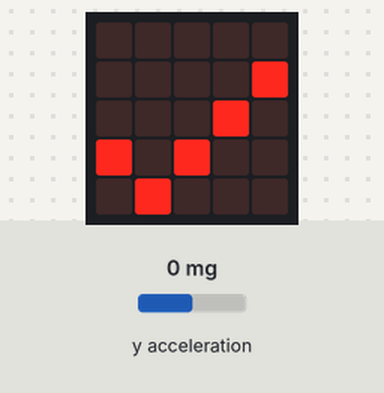
Bench run of a program on a simulated BBC micro:bit (MakeCode). Parts: the board's 5×5 LED display. The test bench sets the inputs (shaded band); at power-on: y acceleration 0 mg.

Above: at 1.2 s.
1.3 s: y acceleration set to -90 mg
3.0 s: y acceleration set to -109 mg
At 4.3 s:
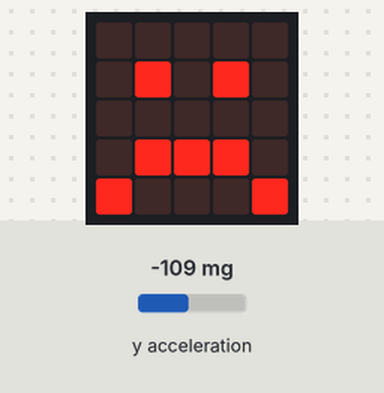
4.6 s: y acceleration set to 750 mg
At 5.6 s:
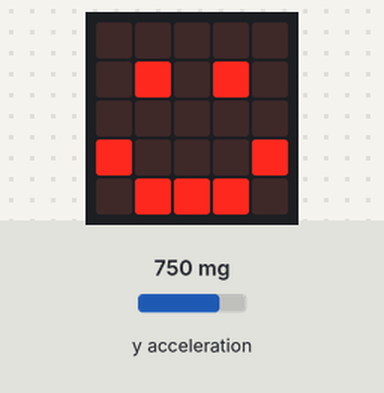
6.4 s: y acceleration set to 110 mg
8.0 s: y acceleration set to 96 mg
At 9.2 s:
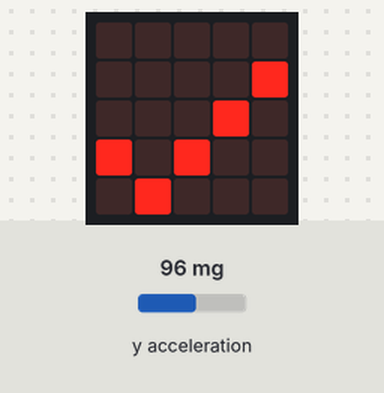
9.5 s: y acceleration set to -1440 mg
At 10.4 s:
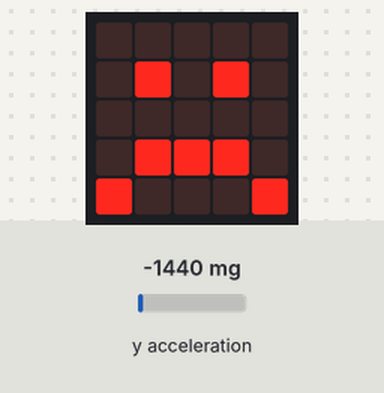
Timing chart, 0 to 12.4 s (numbered marks = the images above; inputs shaded):
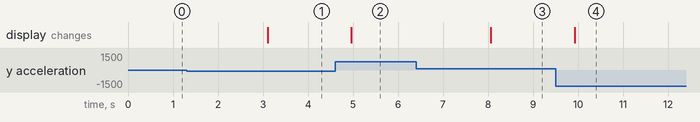

The program:

main.ts
```typescript
basic.forever(function () {
    if (input.acceleration(Dimension.Y) < -100) {
        basic.showIcon(IconNames.Sad)
    } else if (input.acceleration(Dimension.Y) > 100) {
        basic.showIcon(IconNames.Happy)
    } else {
        basic.showIcon(IconNames.Yes)
    }
})
```

test.ts
```typescript
// les tests vont ici ; cela ne sera pas compilé si ce paquet est utilisé en tant qu'extension.
```

Measured:
- the behaviour switches between -100 and -101 mg on y acceleration (found by bisection; images 0 and 1)
- the behaviour switches between 101 and 100 mg on y acceleration (found by bisection; images 2 and 3)
- after the input at 1.3 s, every drawn part: stays the same
- after the input at 3.0 s, the display: changes after 0.10 s (image 1)
- after the input at 4.6 s, the display: changes after 0.36 s (image 2)
- after the input at 6.4 s, every drawn part: stays the same
- after the input at 8.0 s, the display: changes after 0.06 s (image 3)
- after the input at 9.5 s, the display: changes after 0.42 s (image 4)
